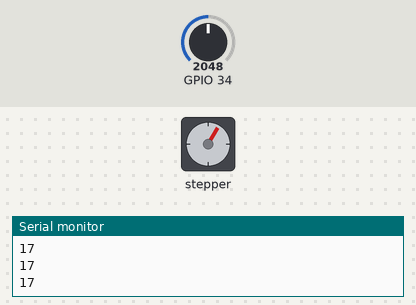
Bench run of a sketch on a simulated ESP32. On the bench: stepper motor, the last lines printed to the serial monitor. The test bench sets the inputs (shaded band); at power-on: GPIO 34 = 2048. WiFi joins after 1.5 s; servers stay silent unless stated; stepper angles assume 2048 steps per turn.

Above: at 3.28 s.
3.3 s: GPIO 34 set to 4095
At 3.8 s:
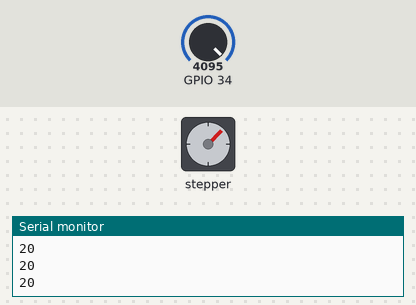
6.3 s: GPIO 34 set to 1228
At 6.53 s:
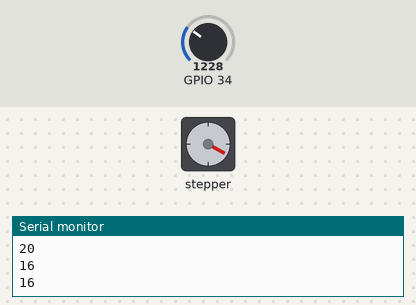
Timing chart, 0 to 21.3 s (numbered marks = the images above; inputs shaded):
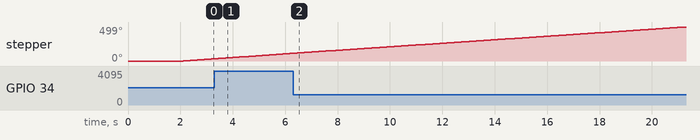

The sketch:

stepper_speedControl_display.ino
```cpp
/*
 Stepper Motor Control - speed control

 This program drives a unipolar or bipolar stepper motor.
 The motor is attached to digital pins 8 - 11 of the Arduino.
 A potentiometer is connected to analog input 0.

 The motor will rotate in a clockwise direction. The higher the potentiometer value,
 the faster the motor speed. Because setSpeed() sets the delay between steps,
 you may notice the motor is less responsive to changes in the sensor value at
 low speeds.

 Created 30 Nov. 2009
 Modified 28 Oct 2010
 by Tom Igoe

 */

#include <Stepper.h>
#include "WiFi.h"
#include "ESPAsyncWebServer.h"


// Replace with your network credentials
const char* ssid = "LAPTOP-M2CKJ6L2 9419";
const char* password = "1)j8H336";

#define DHTPIN 27     // Digital pin connected to the DHT sensor
const int stepsPerRevolution = 2048;  // change this to fit the number of steps per revolution
// for your motor

// initialize the stepper library on pins 8 through 11:
Stepper myStepper(stepsPerRevolution, 13, 14, 12, 27);

int stepCount = 0;  // number of steps the motor has taken
// Uncomment the type of sensor in use:
//#define DHTTYPE    DHT11     // DHT 11
//#define DHTTYPE    DHT22     // DHT 22 (AM2302)
//#define DHTTYPE    DHT21     // DHT 21 (AM2301)

//DHT dht(DHTPIN, DHTTYPE);

// Create AsyncWebServer object on port 80
AsyncWebServer server(80);

String readDHTTemperature() {
  // Sensor readings may also be up to 2 seconds 'old' (its a very slow sensor)
  // Read temperature as Celsius (the default)
  int motorSpeed = map(analogRead(34), 0,4095, 15,20);
  float t = motorSpeed;
  // Read temperature as Fahrenheit (isFahrenheit = true)
  //float t = dht.readTemperature(true);
  // Check if any reads failed and exit early (to try again).
  if (isnan(t)) {
    Serial.println("Failed to read from DHT sensor!");
    return "--";
  }
  else {
    Serial.println(t);
    return String(t);
  }
}


const char index_html[] PROGMEM = R"rawliteral(
<!DOCTYPE HTML><html>
<head>
  <meta name="viewport" content="width=device-width, initial-scale=1">
  <link rel="stylesheet" href="https://use.fontawesome.com/releases/v5.7.2/css/all.css" integrity="sha384-fnmOCqbTlWIlj8LyTjo7mOUStjsKC4pOpQbqyi7RrhN7udi9RwhKkMHpvLbHG9Sr" crossorigin="anonymous">
  <style>
    html {
     font-family: Arial;
     display: inline-block;
     margin: 0px auto;
     text-align: center;
    }
    h2 { font-size: 3.0rem; }
    p { font-size: 3.0rem; }
    .units { font-size: 1.2rem; }
    .dht-labels{
      font-size: 1.5rem;
      vertical-align:middle;
      padding-bottom: 15px;
    }
  </style>
</head>
<body>
  <h2>ESP32 Distraction Monitoring Server</h2>
  <p>
    <i class="fas fa-thermometer-half" style="color:#059e8a;"></i>
    <span class="dht-labels">Temperature</span>
    <span id="temperature">%TEMPERATURE%</span>
    <sup class="units">&deg;C</sup>
  </p>
  <p>
    <i class="fas fa-tint" style="color:#00add6;"></i>
    <span class="dht-labels">Humidity</span>
    <span id="humidity">%HUMIDITY%</span>
    <sup class="units">&percnt;</sup>
  </p>
</body>
<script>
setInterval(function ( ) {
  var xhttp = new XMLHttpRequest();
  xhttp.onreadystatechange = function() {
    if (this.readyState == 4 && this.status == 200) {
      document.getElementById("temperature").innerHTML = this.responseText;
    }
  };
  xhttp.open("GET", "/temperature", true);
  xhttp.send();
}, 10000 ) ;

setInterval(function ( ) {
  var xhttp = new XMLHttpRequest();
  xhttp.onreadystatechange = function() {
    if (this.readyState == 4 && this.status == 200) {
      document.getElementById("humidity").innerHTML = this.responseText;
    }
  };
  xhttp.open("GET", "/humidity", true);
  xhttp.send();
}, 2000 ) ;
</script>
</html>)rawliteral";

// Replaces placeholder with DHT values
String processor(const String& var){
  //Serial.println(var);
  if(var == "TEMPERATURE"){
    return readDHTTemperature();
  }
//  else if(var == "HUMIDITY"){
//    return readDHTHumidity();
//  }
  return String();
}

void setup(){
  // Serial port for debugging purposes
  Serial.begin(115200);

  // Connect to Wi-Fi
  WiFi.begin(ssid, password);
  while (WiFi.status() != WL_CONNECTED) {
    delay(1000);
    Serial.println("Connecting to WiFi..");
  }

  // Print ESP32 Local IP Address
  Serial.println(WiFi.localIP());

  // Route for root / web page
  server.on("/", HTTP_GET, [](AsyncWebServerRequest *request){
    request->send_P(200, "text/html", index_html, processor);
  });
  server.on("/temperature", HTTP_GET, [](AsyncWebServerRequest *request){
    request->send_P(200, "text/plain", readDHTTemperature().c_str());
  });


  // Start server
  server.begin();
}


void loop() {

  int sensorReading = analogRead(34);
  // map it to a range from 0 to 100:
  int motorSpeed = map(sensorReading, 0,4095, 15,20);
  Serial.println(motorSpeed);
  delay(100);
  // set the motor speed:
  if (motorSpeed > 0) {
    myStepper.setSpeed(motorSpeed);
    // step 1/100 of a revolution:
    myStepper.step(stepsPerRevolution / 100);
  }


}
```
